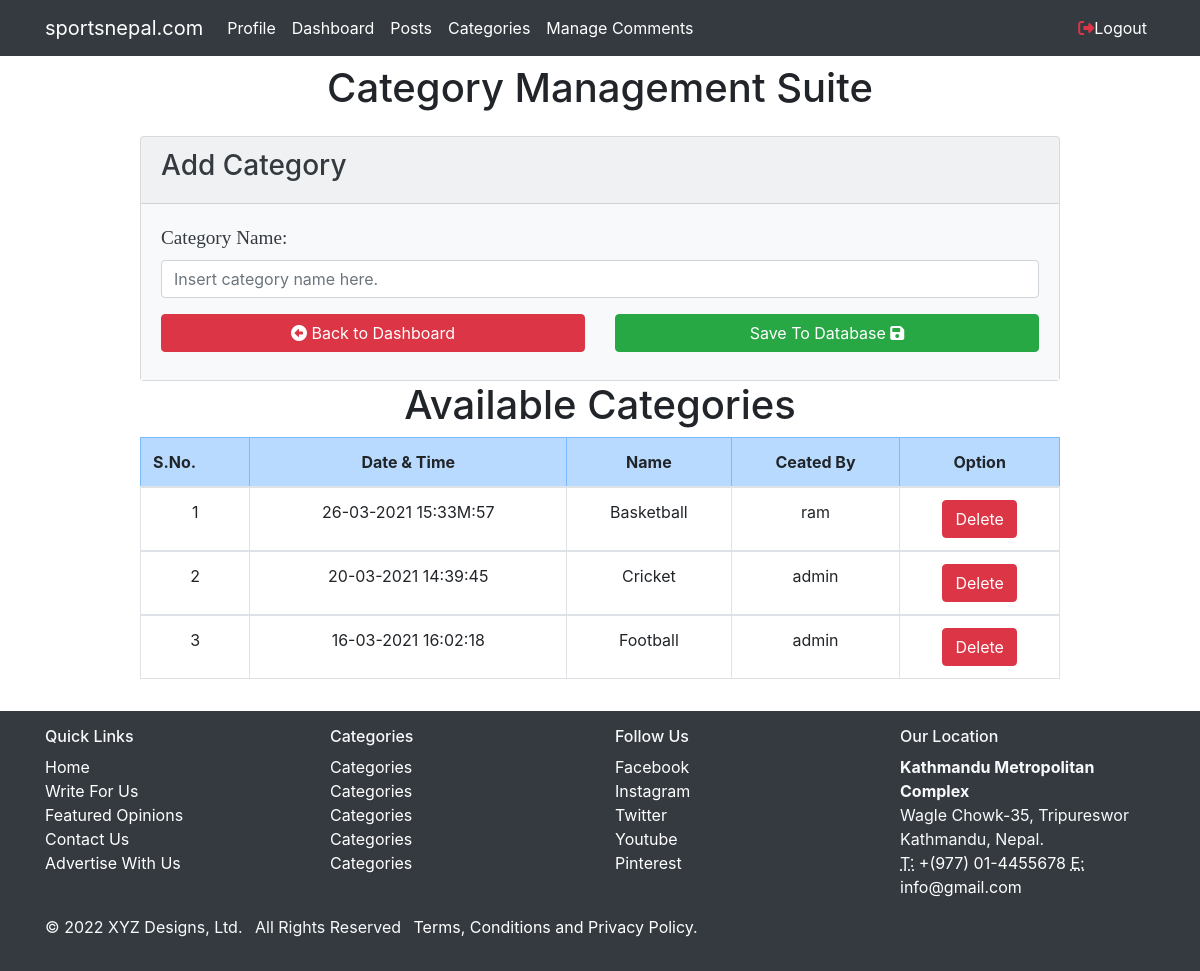
The app's page /Categories.php with its own data.
### tables this page shows
CREATE TABLE `category` (
  `id` int(10) NOT NULL,
  `name` varchar(25) NOT NULL,
  `author` varchar(50) NOT NULL,
  `datetime` varchar(50) NOT NULL
);

### Categories.php (the view, shortened to what this page needs)
<!DOCTYPE html>
<html>
	<head>
  		<link rel="stylesheet" href="css/style.css">
  		<link rel="stylesheet" href="css/bootstrap.min.css">
		<link rel="stylesheet" href="https://stackpath.bootstrapcdn.com/bootstrap/4.3.1/css/bootstrap.min.css">
	</head>
	<body>
		<nav class="navbar navbar-expand-lg navbar-dark bg-dark">
			<div class="container">
					<a href="#" class="navbar-brand">sportsnepal.com</a>
					<div class="collapse navbar-collapse" id="navbarCollapseCms">
						<ul class="navbar-nav">
							<li class="nav-item">
								<a href="MyProfile.php" class="nav-link" style="color: white;">Profile</a>
							</li>
							<li class="nav-item">
								<a href="Dashboard.php" class="nav-link" style="color: white;">Dashboard</a>
							</li>
							<li class="nav-item">
								<a href="Posts.php" class="nav-link" style="color: white;">Posts</a>
							</li>
							<li class="nav-item">
								<a href="Categories.php" class="nav-link" style="color: white;">Categories</a>
							</li>
							<li class="nav-item">
								<a href="comment.php" class="nav-link" style="color: white;">Manage Comments</a>
							</li>
						</ul>
					<ul class="navbar-nav ml-auto">
						<li class="nav-item"><a href="Logout.php" class="nav-link" style="color: white;"><i class="fas fa-sign-out-alt text-danger"></i>Logout</a></li>
					</ul>
				</div>
			</div>
		</nav>
		<header class="py-2">
			<div class="container">
				<div class="row">
					<div class="col-md-12">
						<h1 class="text-center">Category Management Suite</h1>
					</div>
				</div>
			</div>
		</header>
		<section class="container py-2 mb-2">
			<div class="row">
				<div class="offset-lg-1 col-lg-10">
					<form class="" action="Categories.php" method="post">
						<div class="card bg-light text-dark">
							<div class="card-header">
								<h3>Add Category</h3>
							</div>
							<div class="card-body bg-light text-dark">
								<div class="form-group">
									<label for="title"><span class="fieldInfo">Category Name: </span></label>
									<input class="form-control" type="text" name="CategoryName" id="title" placeholder="Insert category name here.">
								</div>
								<div class="row">
									<div class="col-lg-6 mb-2">
										<a href="Dashboard.php" class="btn btn-danger btn-block"><i class="fas fa-arrow-alt-circle-left"></i> Back to Dashboard</a>
									</div>
									<div class="col-lg-6">
										<button type="submit" value="Save" name="Submit" class="btn btn-success btn-block">Save To Database <i class="fas fa-save"></i></button>
									</div>
								</div>
							</div>
						</div>
					</form>
					<h1 class="text-center">Available Categories</h1>
					<table class="table table-bordered table-hover">
						<thead>
							<tr class="table-head table-primary">
								<th>S.No.</th>
								<th class="text-center">Date & Time</th>
								<th class="text-center">Name</th>
								<th class="text-center">Ceated By</th>
								<th class="text-center">Option</th>
							</tr>
						</thead>
					<?php
						global $conn;
						$sql = "SELECT * FROM category ORDER BY id DESC";
						$execute=$conn->query($sql);
						$com=0;
						while($data_rows=$execute->fetch()){
							$catId = $data_rows["id"];
							$catDate = $data_rows["datetime"];
							$catName = $data_rows["name"];
							$catAuthor = $data_rows["author"];
							$com++;
					?>
					<tbody>
						<tr>
							<td class="text-center"><?php echo $com; ?></td>
							<td class="text-center"><?php echo $catDate; ?></td>
							<td class="text-center"><?php echo $catName; ?></td>
							<td class="text-center"><?php echo $catAuthor; ?></td>
							<td class="text-center"><a href="deletecategory.php?id=<?php echo $catId; ?>" class="btn btn-danger">Delete</a></td>
						</tr>
					</tbody>
				<?php } ?>
				</table>
				</div>
			</div>
		</section>
		<footer class="bg-dark text-light">
            <div class="container py-3">
                <div class="row">
                    <div class="col-12 col-sm-6 col-md-3">
                        <h6>Quick Links</h6>
                        <ul class="list-unstyled">
                            <li><a href="#" style="color: white;">Home</a></li>
                            <li><a href="#" style="color: white;">Write For Us</a></li>
                            <li><a href="#" style="color: white;">Featured Opinions</a></li>
                            <li><a href="#" style="color: white;">Contact Us</a></li>
                            <li><a href="#" style="color: white;">Advertise With Us</a></li>
                        </ul>
                    </div>
                    <div class="col-12 col-sm-6 col-md-3">
                        <h6>Categories</h6>
                        <ul class="list-unstyled">
                            <li><a href="#" style="color: white;">Categories</a></li>
                            <li><a href="#" style="color: white;">Categories</a></li>
                            <li><a href="#" style="color: white;">Categories</a></li>
                            <li><a href="#" style="color: white;">Categories</a></li>
                            <li><a href="#" style="color: white;">Categories</a></li>
                        </ul>
                    </div>
                    <div class="col-12 col-sm-6 col-md-3">
                        <h6>Follow Us</h6>
                        <ul class="list-unstyled">
                            <li><a href="#" style="color: white;">Facebook</a></li>
                            <li><a href="#" style="color: white;">Instagram</a></li>
                            <li><a href="#" style="color: white;">Twitter</a></li>
                            <li><a href="#" style="color: white;">Youtube</a></li>
                            <li><a href="#" style="color: white;">Pinterest</a></li>
                        </ul>
                    </div>
                    <div class="col-12 col-sm-6 col-md-3">
                        <h6>Our Location</h6>
                        <address>
                            <strong>Kathmandu Metropolitan Complex</strong><br />
                            Wagle Chowk-35, Tripureswor<br />
                            Kathmandu, Nepal.<br />
                            <abbr title="Telephone">T:</abbr><a href="tel:+977014455678" style="color: white;"> +(977) 01-4455678</a> <abbr title="Email">E:</abbr><a href="mailto:info@gmail.com" style="color: white;"> info@gmail.com</a>
                        </address>
                    </div>
                </div>
                <div class="row">
                    <div class="col-12 col-sm-6 col-md-9">
                        <ul class="list-inline">
                            <li class="list-inline-item">&copy; <span id="year"></span> XYZ Designs, Ltd.</li>
                            <li class="list-inline-item">All Rights Reserved</li>
                            <li class="list-inline-item"><a href="#" style="color: white;">Terms, Conditions and Privacy Policy</a>.</li>
                        </ul>
                    </div>
                </div>
            </div>
        </footer>
	</body>
</html>

### css/style.css (style rules this page uses)
.fieldInfo { color: #fffff; font-size: 1.2em; font-family:Georgia, "Times New Roman"; }

### records on screen
category: datetime "26-03-2021 15:33M:57", name "Basketball", author "ram"
category: datetime "20-03-2021 14:39:45", name "Cricket", author "admin"
category: datetime "16-03-2021 16:02:18", name "Football", author "admin"
